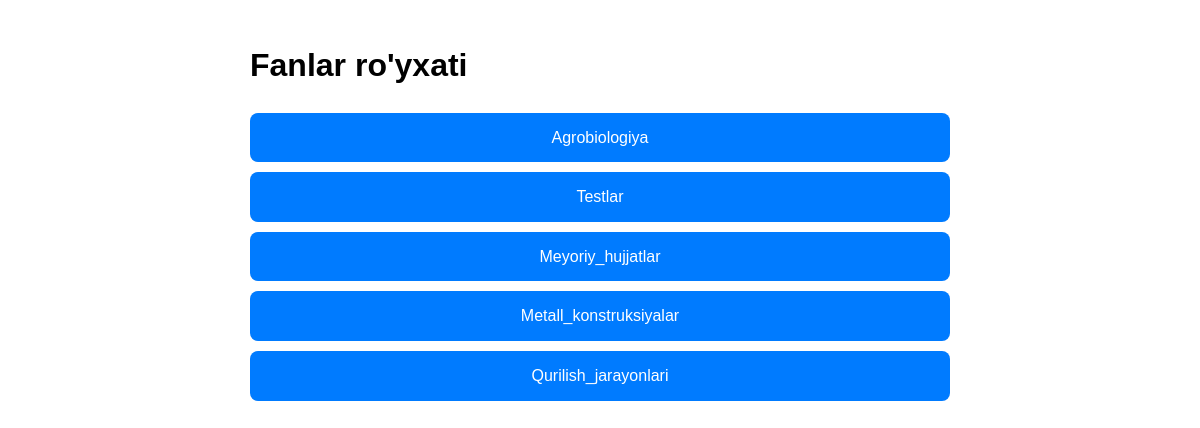
The app's page /, older data.
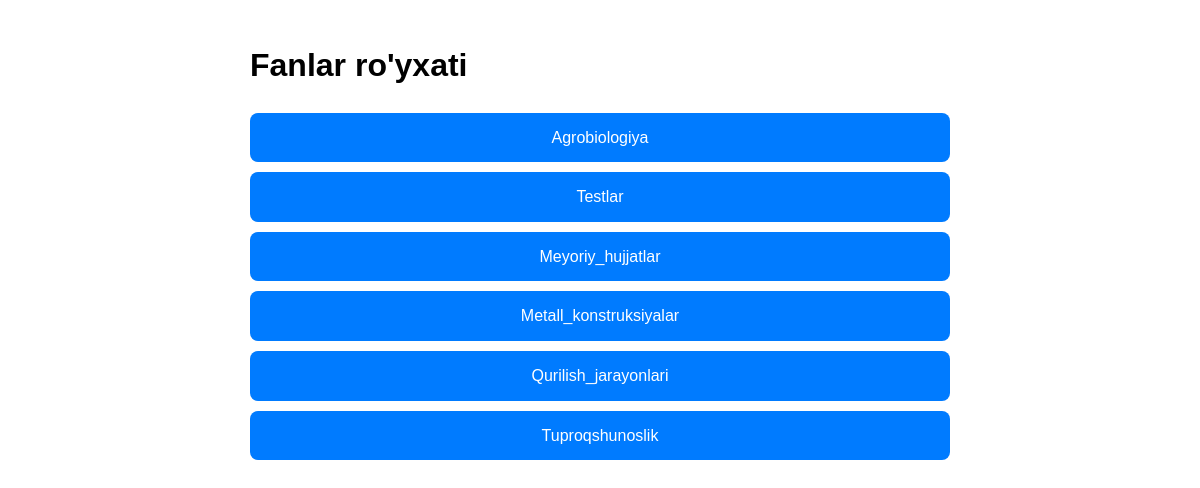
The same page, newer data.
### tests/models.py (models this page shows, shortened)
class Subject(models.Model):
    name = models.CharField(max_length=100)

### tests/views.py (the view)
# urls.py: path('', subject_list, name='subject_list'),
def subject_list(request):
    subjects = Subject.objects.all()
    return render(request, 'tests/subject_list.html', {
        'subjects': subjects
    })

### tests/templates/tests/subject_list.html (shortened to what this page needs)
{% load static %}
<!DOCTYPE html>
<html lang="uz">
<head>
    <link rel="stylesheet" href="{% static 'tests/css/styles.css' %}">
</head>
<body>
<h1>Fanlar ro'yxati</h1>
<ul>
    {% for sub in subjects %}
    <li>
        <a class="test-link" href="{% url 'test_list' sub.id %}">{{ sub.name }}</a>
    </li>
    {% endfor %}
</ul>
</body>
</html>

Row changes from the older to the newer data that the page shows:
added Subject: name "Tuproqshunoslik"
